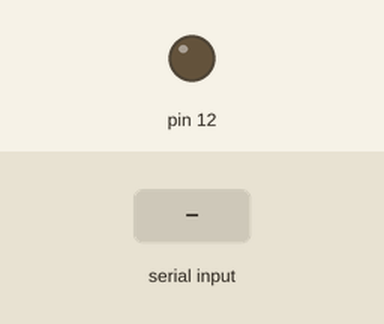
Simulated run of this sketch. Board: Arduino Uno, built with avr-gcc and run on an emulated ATmega328P. Shown: output pins drawn as LEDs (lit = HIGH). Inputs (shaded band) come from the test bench.

Above: at 1.2 s.
1.3 s: "a" received over Serial
At 1.7 s:
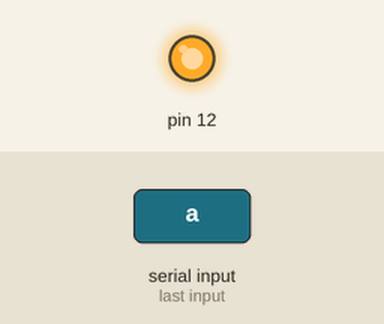
Timing chart, 0 to 4.3 s (numbered marks = the images above; inputs shaded):
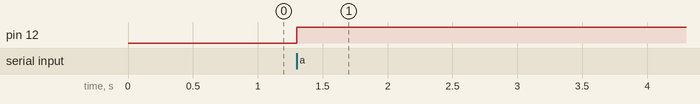

Measured:
- after the input at 1.3 s, pin 12: LOW → HIGH at once

The sketch:

led.ino
```cpp
void setup()
{
  pinMode(12,OUTPUT);
  Serial.begin(9600);
}

void loop()
{
  if(Serial.available())
  {
    char data = Serial.read();
    if(data == 'a')
    {
      digitalWrite(12,HIGH);
    }
    else if(data == 'b')
    {
      digitalWrite(12,HIGH);
    }
  }
}
```
